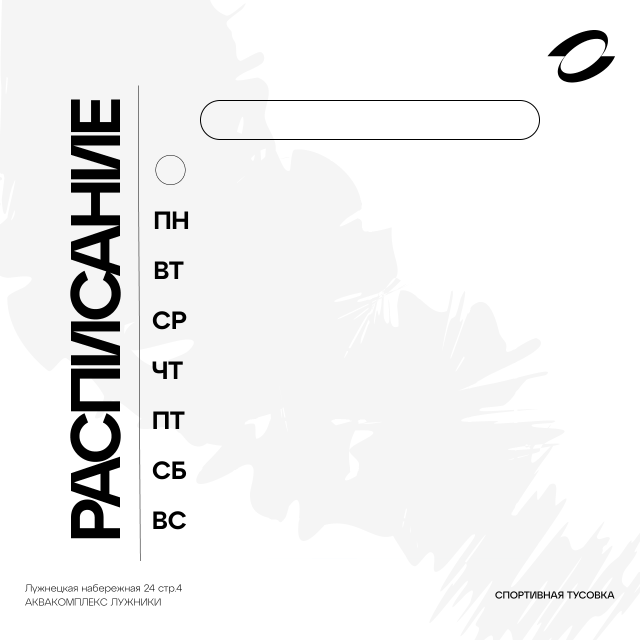
#> input picture assets/poster/template.png, 1280 x 1280 px (shown at 1/2 size)
$ python poster.py
#> lines starting #> are read from the running program, lines starting #| are printed output that depends on the picture
"""
poster.py — постер «Расписание» на неделю для публикации в TG-канал.

Фон (assets/poster/template.png) — бланк из макета с вычищенной сеткой:
на нём уже есть «РАСПИСАНИЕ», дни недели, логотип, адрес и пустая плашка
месяца. Всё, что меняется от недели к неделе, рисуется здесь:
месяц, неделя месяца, числа, линии, кружки, время и подписи.

Координаты и размеры сняты с макета 1280×1280 (см. CLAUDE.md, раздел
«Постер расписания»). Шрифт — Atyp Display.
"""

from __future__ import annotations

import io
import os
from dataclasses import dataclass
from datetime import date
from functools import lru_cache
from typing import Sequence

from PIL import Image, ImageDraw, ImageFont

ASSETS_DIR = os.path.join(os.path.dirname(os.path.abspath(__file__)), "assets", "poster")

MONTHS_RU = [
    "январь", "февраль", "март", "апрель", "май", "июнь",
    "июль", "август", "сентябрь", "октябрь", "ноябрь", "декабрь",
]
MONTHS_RU_GEN = [
    "января", "февраля", "марта", "апреля", "мая", "июня",
    "июля", "августа", "сентября", "октября", "ноября", "декабря",
]

ACTIVITY_LABEL = "плавание"
REMOTE_LABEL   = "удалённо"

# ── Геометрия макета (пиксели, холст 1280×1280) ─────────────────
# Центры кружков дней Пн..Вс: столбец = число, строка = день недели.
DAY_CX = [444.5, 539.5, 640.5, 739.5, 834.5, 937.5, 1030.5]
DAY_CY = [442.5, 544.5, 642.5, 739.5, 838.5, 937.5, 1039.5]
# Радиусы кружков тренировок: растут к выходным (Вт/Чт/Сб — как в макете).
# Пиксельные позиции линий (вертикаль от числа, горизонталь от дня) — как в макете.
LINE_X = [445, 539, 641, 740, 835, 939, 1031]
LINE_Y = [443, 544, 643, 739, 838, 939, 1039]
TRAINING_R = [12, 15, 22, 30, 40, 50, 55]
EMPTY_R    = 10                       # пустой кружок дня без тренировки
LINES_START = 400                     # откуда идут линии (x для горизонталей, y для вертикалей)

DATE_LEFT     = [411, 511, 612, 712, 812, 912, 1012]   # левый край чисел
DATE_SLOT_W   = 52                                     # ширина двузначного числа
DATE_BASELINE = 359

PILL_CX, PILL_BASELINE = 749, 253     # плашка месяца (центр букв как в макете)
PILL_STEP_MAX   = 80                  # шаг между буквами месяца
PILL_SPAN_MAX   = 540                 # максимальный разброс центров букв

WEEK_CIRCLE_C = (340.0, 339.0)        # центр цифры недели в кружке

TIME_LEFT        = 418                # левый край времени
TIME_ABOVE_LINE  = 9                  # базовая линия времени над горизонталью
LABEL_TOP        = 401                # верх вертикальной подписи
LABEL_GAP        = 10                 # отступ подписи от вертикальной линии

# ── Цвета ───────────────────────────────────────────────────────
BLACK       = (0, 0, 0)
BLUE        = (0, 59, 255)
RED         = (255, 0, 0)
DOT_GREY    = (126, 126, 126)
DIAG_GREY   = (150, 150, 150)
EMPTY_FILL  = (236, 236, 236)

# Начало и конец пунктирной диагонали (от кружка недели вниз-вправо)
DIAG_FROM = (366.0, 361.5)
DIAG_TO   = (1080.5, 1090.0)

SS = 4  # суперсэмплинг для сглаживания кружков и диагонали


@dataclass(frozen=True)
class PosterDay:
    """Один день недели на постере."""
    date: date
    time: str = ""        # "20:00"; пусто — время не задано
    remote: bool = False  # удалённая тренировка

    @property
    def has_training(self) -> bool:
        return bool(self.time) or self.remote


# ═══════════════════════════════════════════════════════════════
# ДАННЫЕ
# ═══════════════════════════════════════════════════════════════

def week_month_and_number(days: Sequence[PosterDay]) -> tuple[int, int]:
    """Месяц недели и её номер в месяце — по четвергу.

    Неделя, перешедшая через границу месяцев, относится к тому месяцу,
    где большинство её дней (там же четверг). Номер — какой по счёту
    четверг месяца: 18–24 мая 2026 → (5, 3).
    """
    thursday = days[3].date
    return thursday.month, (thursday.day - 1) // 7 + 1


def date_range_label(days: Sequence[PosterDay]) -> str:
    """«18–24 мая» / «29 июня – 5 июля»."""
    first, last = days[0].date, days[-1].date
    if first.month == last.month:
        return f"{first.day}–{last.day} {MONTHS_RU_GEN[last.month - 1]}"
    return (f"{first.day} {MONTHS_RU_GEN[first.month - 1]} – "
            f"{last.day} {MONTHS_RU_GEN[last.month - 1]}")


# ═══════════════════════════════════════════════════════════════
# ОТРИСОВКА
# ═══════════════════════════════════════════════════════════════

@lru_cache(maxsize=None)
def _font(weight: str, size: int) -> ImageFont.FreeTypeFont:
    return ImageFont.truetype(os.path.join(ASSETS_DIR, f"AtypDisplay-{weight}.ttf"), size)


@lru_cache(maxsize=1)
def _template() -> Image.Image:
    return Image.open(os.path.join(ASSETS_DIR, "template.png")).convert("RGB")
#> returned value is the input picture: PIL image 1280x1280 RGB; mean R, G, B 240, 240, 240


def _text_mask(text: str, font: ImageFont.FreeTypeFont, tracking: float = 0.0
               ) -> tuple[Image.Image, int, int]:
    """Рисует строку (с трекингом) в маску.

    Возвращает (маска, обрезанная по чернилам по горизонтали;
    смещение базовой линии от верха маски; ascent шрифта).
    По вертикали маска охватывает всю высоту шрифта, чтобы подписи
    с выносными элементами и без них стояли на одной базовой линии.
    """
    ascent, descent = font.getmetrics()
    pad = 4
    width = int(font.getlength(text) + abs(tracking) * len(text)) + pad * 2 + 8
    height = ascent + descent + pad * 2
    mask = Image.new("L", (width, height), 0)
    d = ImageDraw.Draw(mask)
    baseline = pad + ascent
    x = float(pad)
    for ch in text:
        d.text((x, baseline), ch, font=font, fill=255, anchor="ls")
        x += font.getlength(ch) + tracking
    bbox = mask.getbbox()
    if not bbox:
        return mask, baseline, ascent
    left, right = bbox[0], bbox[2]
    return mask.crop((left, 0, right, height)), baseline, ascent


def _paste_text(img: Image.Image, text: str, font, *, left: float, baseline: float,
                color=BLACK, tracking: float = 0.0) -> int:
    """Ставит текст так, что левый край чернил = left, базовая линия = baseline.
    Возвращает ширину текста по чернилам."""
    mask, base_off, _ = _text_mask(text, font, tracking)
    img.paste(color, (round(left), round(baseline - base_off)), mask)
    return mask.width


def _paste_text_centered(img, text, font, *, cx: float, baseline: float,
                         color=BLACK, tracking: float = 0.0) -> None:
    mask, base_off, _ = _text_mask(text, font, tracking)
    img.paste(color, (round(cx - mask.width / 2), round(baseline - base_off)), mask)


def _paste_vertical_label(img, text, font, *, baseline_x: float, top: float,
                          side: str = "left", color=BLACK, tracking: float = 0.0) -> None:
    """Подпись, повёрнутая на 90° против часовой (читается снизу вверх).

    Верх букв смотрит влево. side="left": базовая линия на baseline_x
    (текст левее линии); side="right": левый край букв на baseline_x.
    """
    mask, base_off, _ = _text_mask(text, font, tracking)
    rotated = mask.rotate(90, expand=True)
    # после поворота: x маски = вертикальная координата исходной (верх → лево)
    if side == "left":
        x = baseline_x - base_off
    else:
        ink = mask.getbbox()
        x = baseline_x - (ink[1] if ink else 0)
    img.paste(color, (round(x), round(top)), rotated)


def _dotted_hline(d: ImageDraw.ImageDraw, x0: int, x1: int, y: int, on: int, off: int, color) -> None:
    x = x0
    while x < x1:
        d.line([(x, y), (min(x + on - 1, x1 - 1), y)], fill=color, width=1)
        x += on + off


def _dotted_vline(d: ImageDraw.ImageDraw, x: int, y0: int, y1: int, on: int, off: int, color) -> None:
    y = y0
    while y < y1:
        d.line([(x, y), (x, min(y + on - 1, y1 - 1))], fill=color, width=1)
        y += on + off


def _circle(img: Image.Image, cx: float, cy: float, r: float, fill, outline=None) -> None:
    """Сглаженный кружок: рисуем в SS раз крупнее и уменьшаем."""
    x0, y0 = int(cx - r) - 2, int(cy - r) - 2
    size = int(2 * r) + 6
    big = Image.new("L", (size * SS, size * SS), 0)
    d = ImageDraw.Draw(big)
    bx, by, br = (cx - x0) * SS, (cy - y0) * SS, r * SS
    d.ellipse([bx - br, by - br, bx + br, by + br], fill=255)
    mask = big.resize((size, size), Image.LANCZOS)
    if outline is None:
        img.paste(fill, (x0, y0), mask)
        return
    img.paste(outline, (x0, y0), mask)
    inner = Image.new("L", (size * SS, size * SS), 0)
    ImageDraw.Draw(inner).ellipse([bx - br + SS, by - br + SS, bx + br - SS, by + br - SS], fill=255)
    img.paste(fill, (x0, y0), inner.resize((size, size), Image.LANCZOS))


def _diagonal(img: Image.Image) -> None:
    """Тонкая точечная диагональ через все дни."""
    (fx, fy), (tx, ty) = DIAG_FROM, DIAG_TO
    x0, y0 = int(fx) - 2, int(fy) - 2
    w, h = int(tx - x0) + 3, int(ty - y0) + 3
    big = Image.new("L", (w * SS, h * SS), 0)
#> big: PIL image 2876x2936 L; every value is 0
    d = ImageDraw.Draw(big)
    dx, dy = tx - fx, ty - fy
    length = (dx * dx + dy * dy) ** 0.5
    ux, uy = dx / length, dy / length
    step, dot = 4.0, 1.0
    t = 0.0
    while t < length:
        ax, ay = (fx + ux * t - x0) * SS, (fy + uy * t - y0) * SS
        bx, by = (fx + ux * (t + dot) - x0) * SS, (fy + uy * (t + dot) - y0) * SS
        d.line([(ax, ay), (bx, by)], fill=255, width=SS)
        t += step
#> after the loop, t = 1024
    img.paste(DIAG_GREY, (x0, y0), big.resize((w, h), Image.LANCZOS))
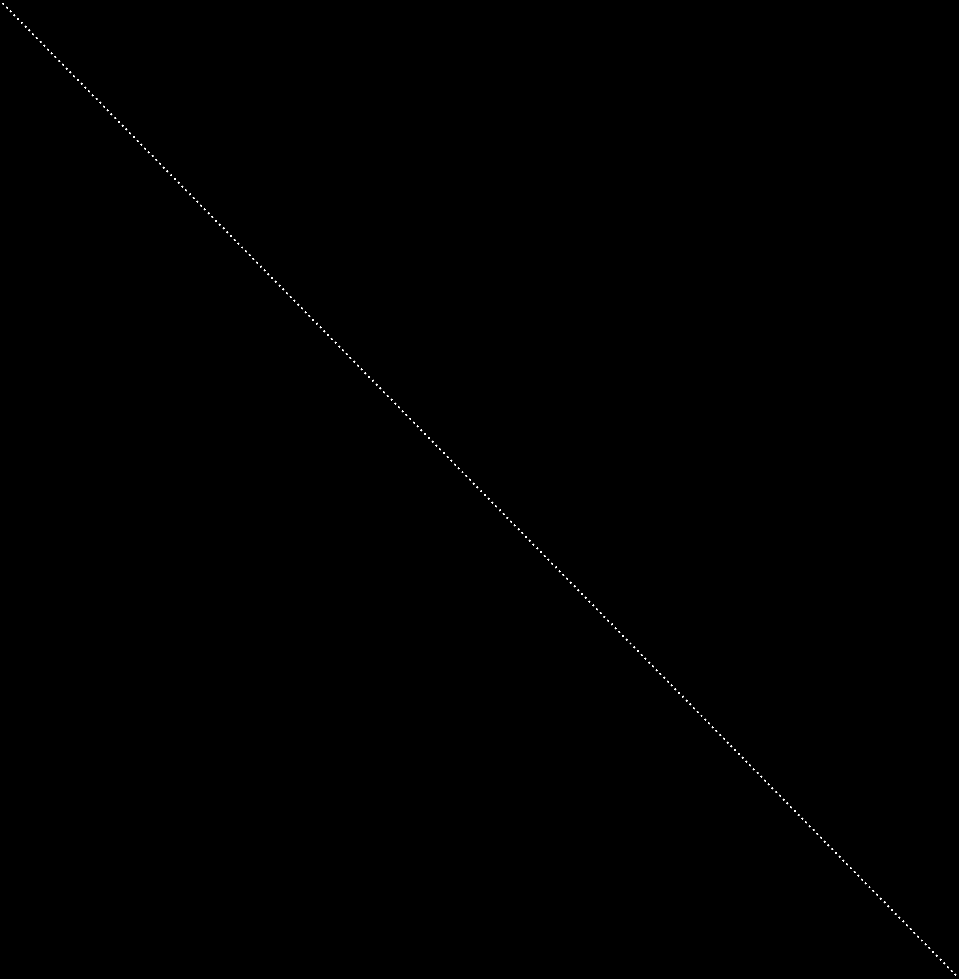
#> big: PIL image 2876x2936 L (shown at 1/3 size); 0.05% white in thin lines or dots


def render_schedule_poster(days: Sequence[PosterDay]) -> bytes:
    """Рисует постер на неделю (7 дней Пн..Вс) и возвращает PNG."""
    if len(days) != 7:
        raise ValueError(f"Нужно 7 дней недели, получено {len(days)}")

    img = _template().copy()
    d = ImageDraw.Draw(img)

    # 1. Диагональ (под всем остальным)
    _diagonal(img)

    # 2. Линии от числа и от дня недели к кружку
    for i, day in enumerate(days):
        cx, cy = DAY_CX[i], DAY_CY[i]
        px, py = LINE_X[i], LINE_Y[i]
        r = TRAINING_R[i] if day.has_training else EMPTY_R
        if day.has_training:
            _dotted_hline(d, LINES_START, int(cx - r), py, 5, 5, BLACK)
            _dotted_vline(d, px, LINES_START, int(cy - r), 5, 5, BLACK)
        else:
            _dotted_hline(d, LINES_START, int(cx - r), py, 2, 2, DOT_GREY)
            _dotted_vline(d, px, LINES_START, int(cy - r), 2, 2, DOT_GREY)

    # 3. Кружки
    for i, day in enumerate(days):
        cx, cy = DAY_CX[i], DAY_CY[i]
        if day.has_training:
            _circle(img, cx, cy, TRAINING_R[i], RED if i >= 5 else BLUE)
        else:
            _circle(img, cx, cy, EMPTY_R, EMPTY_FILL, outline=BLACK)

    # 4. Числа
    f_date = _font("Light", 50)
    for i, day in enumerate(days):
        text = str(day.date.day)
        mask, base_off, _ = _text_mask(text, f_date, -2)
        left = DATE_LEFT[i] if len(text) == 2 else DATE_LEFT[i] + (DATE_SLOT_W - mask.width) / 2
        img.paste(BLACK, (round(left), round(DATE_BASELINE + 1 - base_off)), mask)
#> this loop made 7 passes
#> (bbox in _text_mask, left, right in _text_mask) on passes 1 to 7: ((9, 14, 63, 52), 9, 63), ((9, 14, 63, 52), 9, 63), ((7, 14, 63, 52), 7, 63), ((7, 14, 62, 51), 7, 62), ((7, 14, 61, 51), 7, 61), ((7, 14, 62, 52), 7, 62), ((7, 14, 63, 51), 7, 63)
#> pass 1, in render_schedule_poster, `mask, base_off, _ = _text_mask(text, f_date, -2)`:
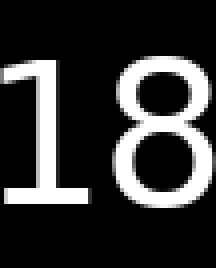
#> mask: PIL image 54x67 L (shown 4 times larger); min 0, max 255, mean 52

    # 5. Месяц в плашке и неделя месяца в кружке
    month, week_no = week_month_and_number(days)
    letters = list(MONTHS_RU[month - 1])
    f_month = _font("Medium", 50)
    step = min(PILL_STEP_MAX, PILL_SPAN_MAX / max(1, len(letters) - 1))
    first_cx = PILL_CX - step * (len(letters) - 1) / 2
    for k, ch in enumerate(letters):
        _paste_text_centered(img, ch, f_month, cx=first_cx + step * k, baseline=PILL_BASELINE)
#> this loop made 3 passes
#> pass 1, in _paste_text_centered, `mask, base_off, _ = _text_mask(text, font, tracking)`:
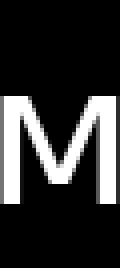
#> mask: PIL image 30x67 L (shown 4 times larger); min 0, max 255, mean 50.8

    f_week = _font("Semibold", 40)
    mask, base_off, _ = _text_mask(str(week_no), f_week)
#> in _text_mask (call 11), `mask = Image.new("L", (width, height), 0)`: mask: PIL image 41x56 L; every value is 0
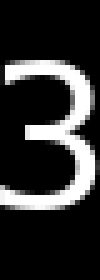
#> mask: PIL image 20x56 L (shown 5 times larger); min 0, max 255, mean 48.5
#> base_off = 42
    ink = mask.getbbox()
#> ink = (0, 12, 20, 42)
    ink_h = ink[3] - ink[1]
#> ink_h = 30
    img.paste(BLACK, (round(WEEK_CIRCLE_C[0] - mask.width / 2),
                      round(WEEK_CIRCLE_C[1] - ink_h / 2 - ink[1])), mask)

    # 6. Время слева над линией и вертикальная подпись над кружком
    f_small = _font("Light", 23)
    for i, day in enumerate(days):
        if not day.has_training:
            continue
        cx, cy, r = DAY_CX[i], DAY_CY[i], TRAINING_R[i]

        # Подпись: над кружком слева от вертикали; если вертикаль короче
        # подписи (понедельник) — справа от кружка.
        label_len = _text_mask(ACTIVITY_LABEL, f_small, -2)[0].width
        label_fits_above = LABEL_TOP + label_len <= cy - r - 6
        label_right_x = cx + r + 6
        if label_fits_above:
            _paste_vertical_label(img, ACTIVITY_LABEL, f_small, baseline_x=LINE_X[i] - LABEL_GAP,
                                  top=LABEL_TOP, side="left", tracking=-2)
        else:
            _paste_vertical_label(img, ACTIVITY_LABEL, f_small, baseline_x=label_right_x,
                                  top=LABEL_TOP, side="right", tracking=-2)

        # Время: над горизонталью слева. Если не влезает до кружка
        # (понедельник) — под горизонталью, левее подписи.
        time_text = day.time or REMOTE_LABEL
        mask, base_off, _ = _text_mask(time_text, f_small, -2)
        ink = mask.getbbox() or (0, 0, mask.width, mask.height)
        if TIME_LEFT + mask.width <= cx - r - 5:
            left, baseline = TIME_LEFT, cy - TIME_ABOVE_LINE
        else:
            right_limit = label_right_x - 4 if not label_fits_above else cx + r
            left = max(383, min(TIME_LEFT, right_limit - mask.width))
            top = cy + r + 4                                 # ниже кружка
            baseline = top - ink[1] + base_off
        img.paste(BLACK, (round(left), round(baseline - base_off)), mask)
#> this loop made 7 passes
#> ink on passes 2, 4, 6: (0, 9, 57, 26), (0, 9, 57, 26), (0, 9, 56, 26)
#> pass 2, in _paste_vertical_label, `mask, base_off, _ = _text_mask(text, font, tracking)`:
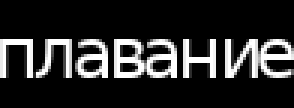
#> mask: PIL image 98x36 L (shown 3 times larger); min 0, max 255, mean 42.7
#> pass 2, in _paste_vertical_label, `rotated = mask.rotate(90, expand=True)`:
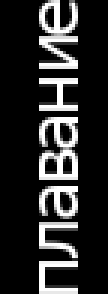
#> rotated: PIL image 36x98 L (shown 3 times larger); min 0, max 255, mean 42.7
#> after the loop:
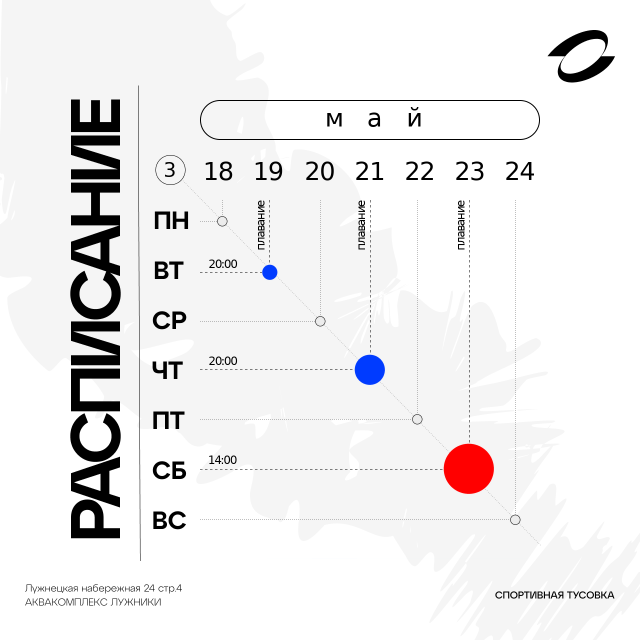
#> img: PIL image 1280x1280 RGB (shown at 1/2 size); mean R, G, B 237.9, 236.8, 237.2

    buf = io.BytesIO()
    img.save(buf, format="PNG", optimize=True)
    return buf.getvalue()


if __name__ == "__main__":
    # Демо: неделя из макета (18–24 мая 2026: Вт и Чт 20:00, Сб 14:00)
    import sys
    demo = [
        PosterDay(date(2026, 5, 18)),
        PosterDay(date(2026, 5, 19), "20:00"),
        PosterDay(date(2026, 5, 20)),
        PosterDay(date(2026, 5, 21), "20:00"),
        PosterDay(date(2026, 5, 22)),
        PosterDay(date(2026, 5, 23), "14:00"),
        PosterDay(date(2026, 5, 24)),
    ]
    out = sys.argv[1] if len(sys.argv) > 1 else "poster_demo.png"
    with open(out, "wb") as fh:
        fh.write(render_schedule_poster(demo))
    print(f"Сохранено: {out}")
